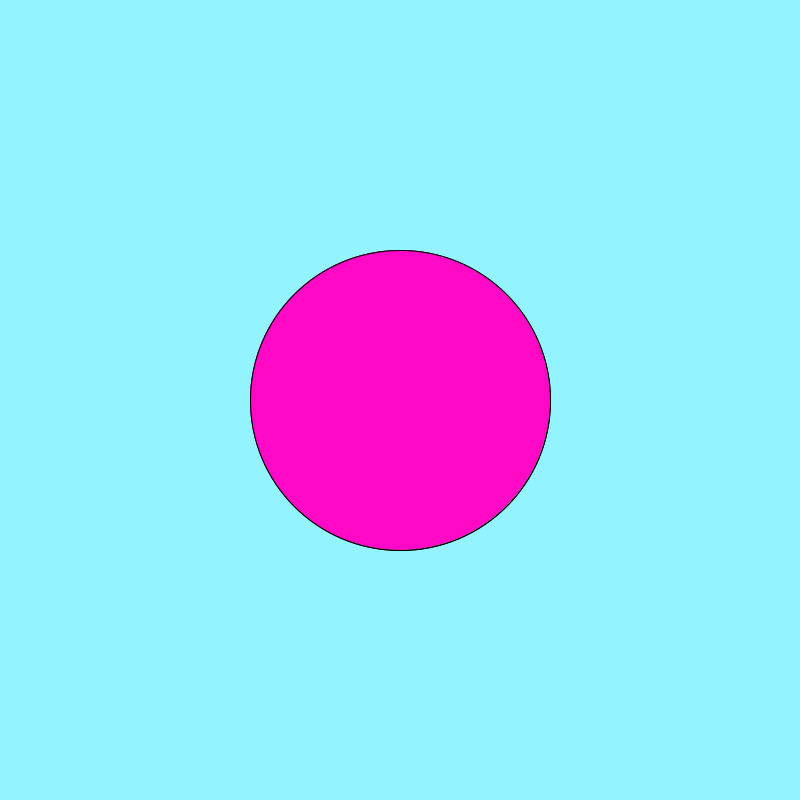
Frame 1 (no input)
Frame 60 (the mouse pressed at the canvas centre just before this capture): identical to frame 1, image omitted
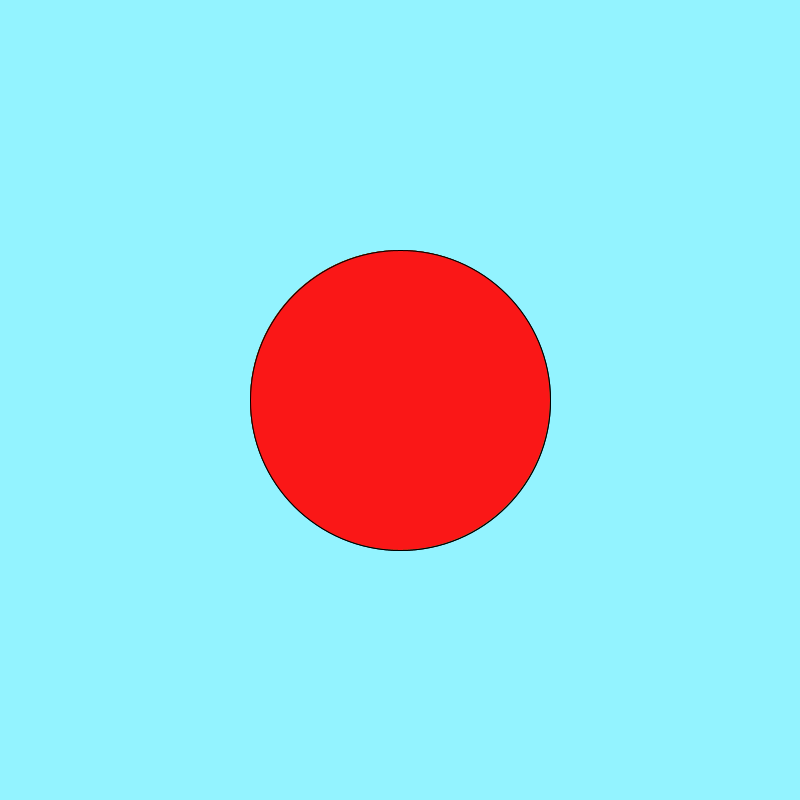
Frame 120 (the mouse held since frame 60 and released just before this capture)

The Processing sketch that drew these frames (run headless with seeded random() and noise(); from frame 60 on, the mouse is pressed at the canvas centre):

// Processing sketch: LOGICAL_DOT
// ── LOGICAL_DOT.pde
void setup(){
size(800,800);
}
void draw(){
background(#93F3FF);
fill(#16F207);
ellipse(400,400,300,300);
if(mousePressed){
fill(#FA1717);
}else{ 
fill(#FF08C6);
}ellipse(400,400,300,300);
}
